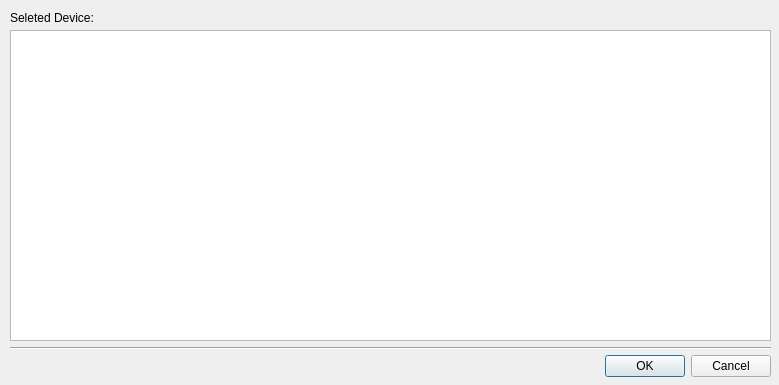
<?xml version="1.0" encoding="UTF-8"?>
<ui version="4.0">
 <class>Dialog</class>
 <widget class="QDialog" name="Dialog">
  <property name="geometry">
   <rect>
    <x>0</x>
    <y>0</y>
    <width>779</width>
    <height>385</height>
   </rect>
  </property>
  <property name="minimumSize">
   <size>
    <width>779</width>
    <height>385</height>
   </size>
  </property>
  <property name="maximumSize">
   <size>
    <width>779</width>
    <height>385</height>
   </size>
  </property>
  <property name="windowTitle">
   <string>Target Device Settings</string>
  </property>
  <widget class="QDialogButtonBox" name="buttonBox">
   <property name="geometry">
    <rect>
     <x>430</x>
     <y>350</y>
     <width>341</width>
     <height>32</height>
    </rect>
   </property>
   <property name="orientation">
    <enum>Qt::Horizontal</enum>
   </property>
   <property name="standardButtons">
    <set>QDialogButtonBox::Cancel|QDialogButtonBox::Ok</set>
   </property>
  </widget>
  <widget class="QLabel" name="label">
   <property name="geometry">
    <rect>
     <x>10</x>
     <y>10</y>
     <width>91</width>
     <height>16</height>
    </rect>
   </property>
   <property name="text">
    <string>Seleted Device:</string>
   </property>
  </widget>
  <widget class="QLabel" name="label_sel_dev">
   <property name="geometry">
    <rect>
     <x>110</x>
     <y>10</y>
     <width>161</width>
     <height>16</height>
    </rect>
   </property>
   <property name="text">
    <string/>
   </property>
  </widget>
  <widget class="QTableView" name="tableView">
   <property name="geometry">
    <rect>
     <x>10</x>
     <y>30</y>
     <width>761</width>
     <height>311</height>
    </rect>
   </property>
  </widget>
  <widget class="Line" name="line">
   <property name="geometry">
    <rect>
     <x>10</x>
     <y>340</y>
     <width>761</width>
     <height>16</height>
    </rect>
   </property>
   <property name="orientation">
    <enum>Qt::Horizontal</enum>
   </property>
  </widget>
 </widget>
 <resources/>
 <connections>
  <connection>
   <sender>buttonBox</sender>
   <signal>accepted()</signal>
   <receiver>Dialog</receiver>
   <slot>accept()</slot>
   <hints>
    <hint type="sourcelabel">
     <x>248</x>
     <y>254</y>
    </hint>
    <hint type="destinationlabel">
     <x>157</x>
     <y>274</y>
    </hint>
   </hints>
  </connection>
  <connection>
   <sender>buttonBox</sender>
   <signal>rejected()</signal>
   <receiver>Dialog</receiver>
   <slot>reject()</slot>
   <hints>
    <hint type="sourcelabel">
     <x>316</x>
     <y>260</y>
    </hint>
    <hint type="destinationlabel">
     <x>286</x>
     <y>274</y>
    </hint>
   </hints>
  </connection>
 </connections>
</ui>
